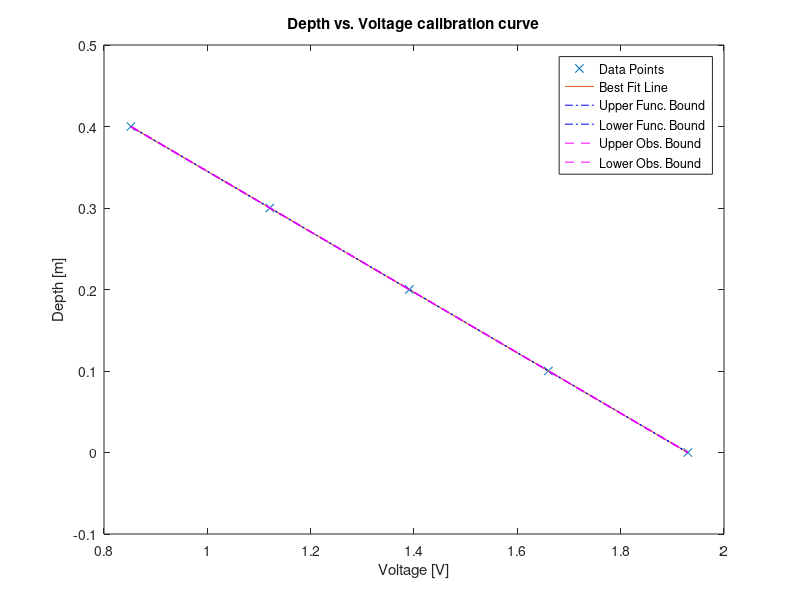

Write the MATLAB code that produced this figure.
%% Author: Team 22
%% Date: 16 Feb 2026
%% Purpose: To add a regression lines and appropriate measures of uncertainty to the pressure vs voltage calibration curve


% We will create x vector as the dept in meters and the output voltage
% measured.
x = [1.93, 1.66, 1.391, 1.121, 0.852]; % Voltage [V]
y = [0, 0.1, 0.2, 0.3, 0.4]; % Dept [m]

%% The follow code was credited to Prof. Spencer code given in the E80
%% Website
confLev = 0.95; % The confidence level
N = length(y); % The number of data points
xbar = mean(x); 
ybar = mean(y);
Sxx = dot((x-xbar),(x-xbar));
%Sxx = (x-xbar)*transpose(x-xbar);
% beta1 is the estimated best slope of the best-fit line
beta1 = dot((x-xbar),(y-ybar))/Sxx
% beta1 = ((x-xbar)*transpose(y-ybar))/Sxx
% beta0 is the estimated best-fit y-intercept of the best fit line
beta0 = ybar - beta1*xbar
yfit = beta0 + beta1*x;
SSE = dot((y - yfit),(y - yfit)) % Sum of the squared residuals
% SSE = (y - yfit)*transpose(y - yfit) % Sum of the squared residuals
Se = sqrt(SSE/(N-2)) % The Root Mean Square Residual
Sbeta0 = Se*sqrt(1/N + xbar^2/Sxx)
Sbeta1 = Se/sqrt(Sxx)
% tinv defaults to 1-sided test. We need 2-sises, hence:(1-0.5*(1-confLev))
StdT = tinv((1-0.5*(1-confLev)),N-2) % The Student's t factor
lambdaBeta1 = StdT*Sbeta1 % The 1/2 confidence interval on beta1
lambdaBeta0 = StdT*Sbeta0 % The 1/2 confidence interval on beta0
range = max(x) - min(x);
xplot = min(x):range/30:max(x); % Generate array for plotting
yplot = beta0 + beta1*xplot; % Generate array for plotting
Syhat = Se*sqrt(1/N + (xplot - xbar).*(xplot - xbar)/Sxx);
lambdayhat = StdT*Syhat;
Sy = Se*sqrt(1+1/N + (xplot - xbar).*(xplot - xbar)/Sxx);
lambday = StdT*Sy;
figure(1)
plot(x,y,'x')
hold on
plot(xplot,yplot)
plot(xplot,yplot+lambdayhat,'-.b',xplot,yplot-lambdayhat,'-.b')
plot(xplot,yplot+lambday,'--m',xplot,yplot-lambday,'--m')
xlabel('Voltage [V]')
ylabel('Depth [m]')
if beta1 > 0 % Fix this
    location = 'northwest';
else
    location = 'northeast';
end
legend('Data Points','Best Fit Line','Upper Func. Bound',...
    'Lower Func. Bound', 'Upper Obs. Bound', 'Lower Obs. Bound',...
    'Location', location)
title("Depth vs. Voltage calibration curve")
hold off
